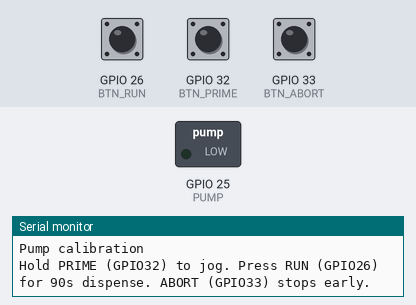
A program run on a simulated ESP32. On the bench: switched loads named in the program (green lamp = pin HIGH), the last lines printed to the serial monitor. The test bench sets the inputs (shaded band); at power-on: GPIO 26 (BTN_RUN) HIGH, GPIO 33 (BTN_ABORT) HIGH, GPIO 32 (BTN_PRIME) HIGH.

Above: at 1.5 s.
1.6 s: GPIO 26 (BTN_RUN) pulled LOW for 0.15 s
At 2.8 s:
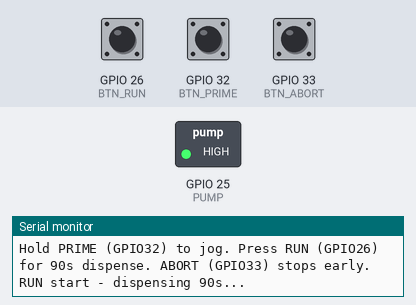
3.2 s: GPIO 33 (BTN_ABORT) pulled LOW for 0.15 s
At 4.2 s:
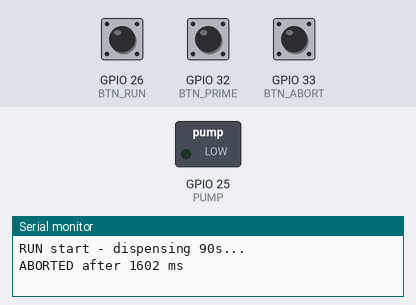
4.8 s: GPIO 26 (BTN_RUN) pulled LOW for 1 s
At 5.5 s:
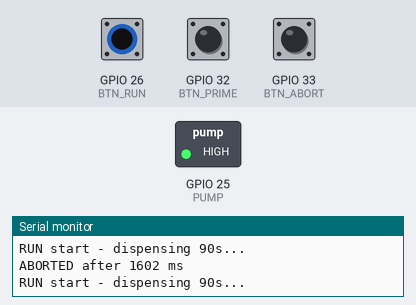
7.3 s: GPIO 33 (BTN_ABORT) pulled LOW for 1 s
At 8.5 s:
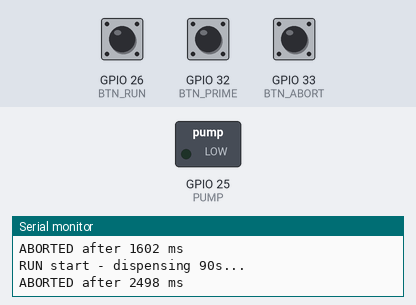
Timing chart, 0 to 10.3 s (numbered marks = the images above; inputs shaded):
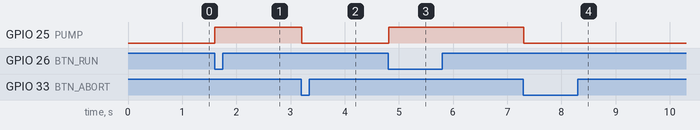

The program:

main.cpp
```cpp
/*
 * Plant Autonomy Testbed - Phase 1 component test: Pump flow calibration
 *
 * Wiring (matches integrated config.h):
 *   Pump MOSFET gate: GPIO25 (HIGH = pump on), 1N4007 flyback across pump.
 *   PRIME button:     GPIO32, INPUT_PULLUP (hold to jog the pump)
 *   RUN button:       GPIO26, INPUT_PULLUP (one timed dispense)
 *   ABORT button:     GPIO33, INPUT_PULLUP (stop a timed run early)
 *
 * Procedure (115200 baud):
 *   1. Inlet in water, outlet into the measuring cup.
 *   2. Hold PRIME until water flows steadily; release (discard primed water).
 *   3. Empty the cup. Press RUN: pump runs RUN_MS, then stops.
 *   4. Read the mL collected. mL/s = mL / (RUN_MS / 1000).
 *   5. Repeat 3x and average for a stable figure.
 */

#include <Arduino.h>

static const uint8_t  PUMP      = 25;
static const uint8_t  BTN_PRIME = 32;
static const uint8_t  BTN_RUN   = 26;
static const uint8_t  BTN_ABORT = 33;

static const unsigned long RUN_MS = 90000;  // 90 s per timed dispense

static bool          timed_running = false;
static unsigned long run_start = 0;
static unsigned long run_end   = 0;

static int last_run   = HIGH;
static int last_abort = HIGH;

static bool edge_low(uint8_t pin, int& last) {
    int now = digitalRead(pin);
    bool e = (now == LOW && last == HIGH);
    last = now;
    return e;
}

void setup() {
    pinMode(PUMP, OUTPUT);
    digitalWrite(PUMP, LOW);
    pinMode(BTN_PRIME, INPUT_PULLUP);
    pinMode(BTN_RUN, INPUT_PULLUP);
    pinMode(BTN_ABORT, INPUT_PULLUP);

    Serial.begin(115200);
    delay(300);
    Serial.println();
    Serial.println("Pump calibration");
    Serial.print("Hold PRIME (GPIO32) to jog. Press RUN (GPIO26) for ");
    Serial.print(RUN_MS / 1000);
    Serial.println("s dispense. ABORT (GPIO33) stops early.");
}

void loop() {
    const unsigned long now = millis();
    const bool run_edge   = edge_low(BTN_RUN, last_run);
    const bool abort_edge = edge_low(BTN_ABORT, last_abort);

    if (!timed_running) {
        // PRIME: pump on while held.
        const bool prime = (digitalRead(BTN_PRIME) == LOW);
        digitalWrite(PUMP, prime ? HIGH : LOW);

        if (run_edge) {
            timed_running = true;
            run_start = now;
            run_end = now + RUN_MS;
            digitalWrite(PUMP, HIGH);
            Serial.print("RUN start - dispensing ");
            Serial.print(RUN_MS / 1000);
            Serial.println("s...");
        }
    } else {
        if (abort_edge) {
            digitalWrite(PUMP, LOW);
            timed_running = false;
            Serial.print("ABORTED after ");
            Serial.print(now - run_start);
            Serial.println(" ms");
        } else if (now >= run_end) {
            digitalWrite(PUMP, LOW);
            timed_running = false;
            Serial.print("RUN done: ");
            Serial.print(RUN_MS);
            Serial.println(" ms. Read the cup; mL/s = mL / (RUN_MS/1000).");
        }
    }

    delay(10);
}
```

Measured:
- after the input at 1.6 s, GPIO 25 (PUMP): LOW → HIGH at once
- after the input at 3.2 s, GPIO 25 (PUMP): HIGH → LOW at once
- after the input at 4.8 s, GPIO 25 (PUMP): LOW → HIGH at once
- after the input at 7.3 s, GPIO 25 (PUMP): HIGH → LOW at once
